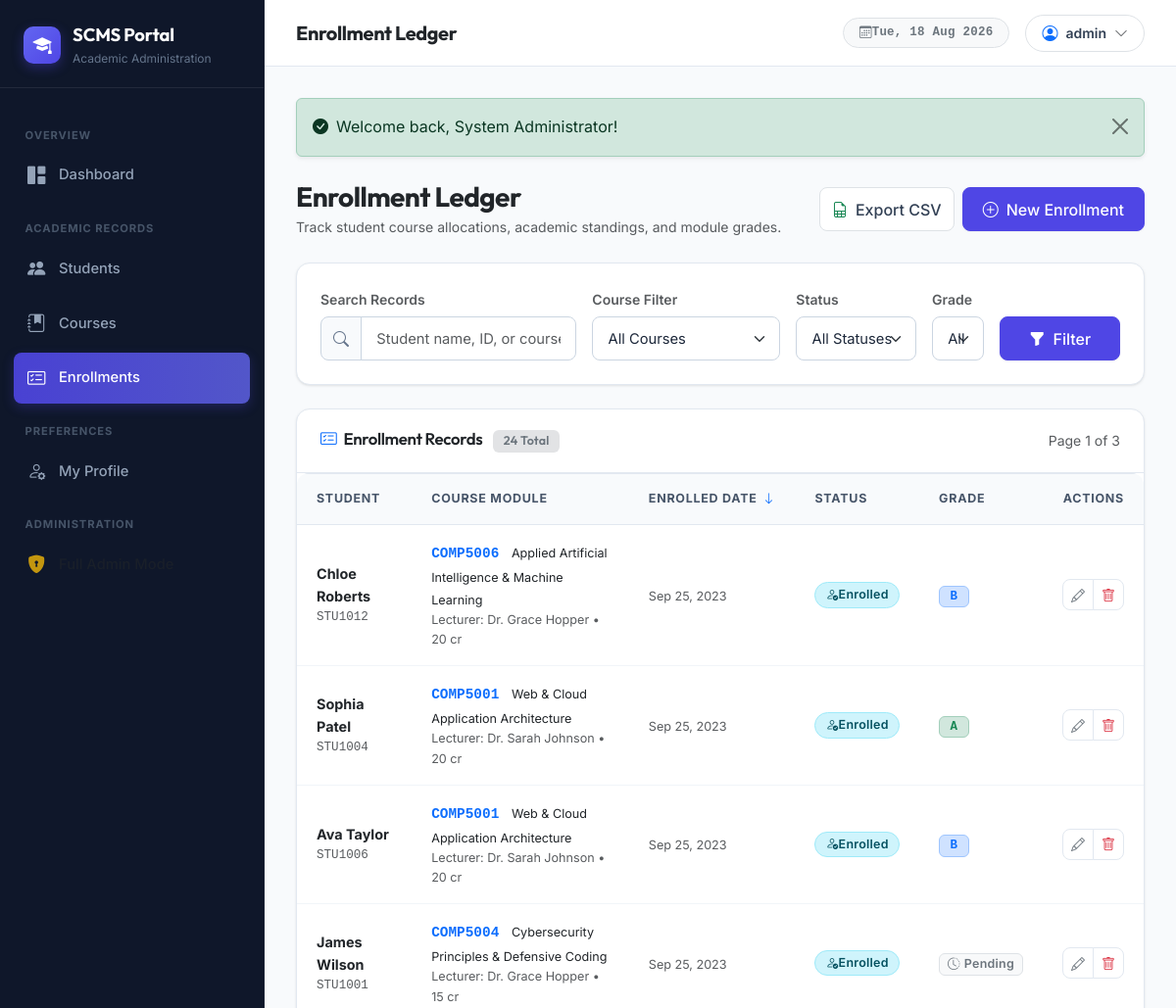
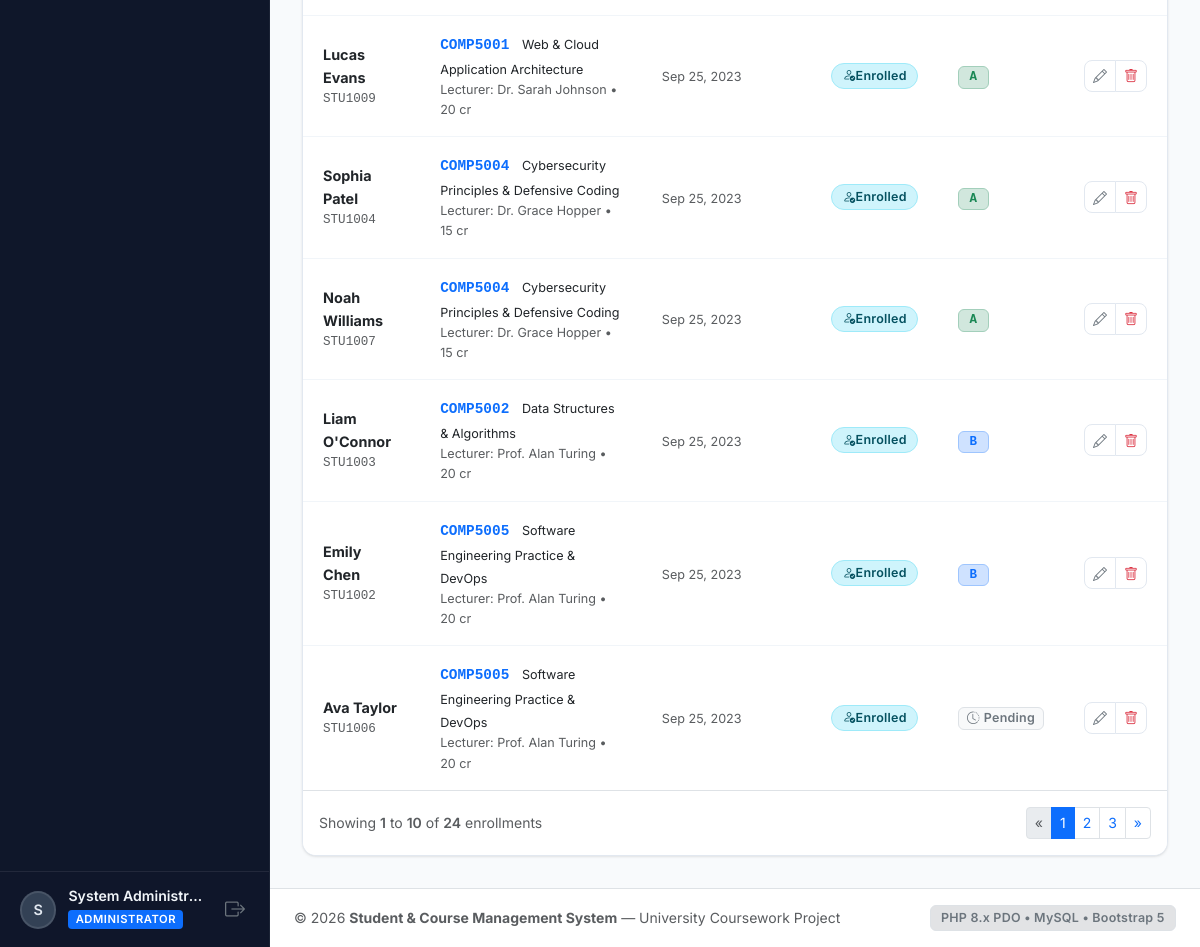
Screenshot of /enrollments/list.php (signed in) with the database file from the repository (2 pictures, top to bottom).
### tables this page shows
CREATE TABLE IF NOT EXISTS enrollments (
    id INT AUTO_INCREMENT PRIMARY KEY,
    student_id INT NOT NULL,
    course_id INT NOT NULL,
    enrollment_date DATE NOT NULL,
    grade VARCHAR(2) NULL,
    status ENUM('enrolled','completed','dropped') NOT NULL DEFAULT 'enrolled',
    created_at TIMESTAMP DEFAULT CURRENT_TIMESTAMP,
    updated_at TIMESTAMP DEFAULT CURRENT_TIMESTAMP ON UPDATE CURRENT_TIMESTAMP,
    UNIQUE KEY unique_enrollment (student_id, course_id),
    INDEX idx_enrollment_student (student_id),
    INDEX idx_enrollment_course (course_id),
    CONSTRAINT fk_enrollments_student FOREIGN KEY (student_id) REFERENCES students(id) ON DELETE CASCADE,
    CONSTRAINT fk_enrollments_course FOREIGN KEY (course_id) REFERENCES courses(id) ON DELETE CASCADE
);

CREATE TABLE IF NOT EXISTS students (
    id INT AUTO_INCREMENT PRIMARY KEY,
    student_number VARCHAR(20) NOT NULL UNIQUE,
    first_name VARCHAR(50) NOT NULL,
    last_name VARCHAR(50) NOT NULL,
    email VARCHAR(100) NOT NULL UNIQUE,
    phone VARCHAR(20) NULL,
    date_of_birth DATE NULL,
    address VARCHAR(255) NULL,
    enrollment_date DATE NOT NULL,
    status ENUM('active','inactive','graduated') NOT NULL DEFAULT 'active',
    created_at TIMESTAMP DEFAULT CURRENT_TIMESTAMP,
    updated_at TIMESTAMP DEFAULT CURRENT_TIMESTAMP ON UPDATE CURRENT_TIMESTAMP
);

CREATE TABLE IF NOT EXISTS courses (
    id INT AUTO_INCREMENT PRIMARY KEY,
    course_code VARCHAR(20) NOT NULL UNIQUE,
    course_name VARCHAR(100) NOT NULL,
    description TEXT NULL,
    credits INT NOT NULL DEFAULT 3,
    capacity INT NOT NULL DEFAULT 30,
    lecturer_id INT NULL,
    created_at TIMESTAMP DEFAULT CURRENT_TIMESTAMP,
    updated_at TIMESTAMP DEFAULT CURRENT_TIMESTAMP ON UPDATE CURRENT_TIMESTAMP,
    INDEX idx_course_lecturer (lecturer_id),
    CONSTRAINT fk_courses_lecturer FOREIGN KEY (lecturer_id) REFERENCES users(id) ON DELETE SET NULL
);

CREATE TABLE IF NOT EXISTS users (
    id INT AUTO_INCREMENT PRIMARY KEY,
    username VARCHAR(50) NOT NULL UNIQUE,
    password VARCHAR(255) NOT NULL,
    full_name VARCHAR(100) NOT NULL,
    email VARCHAR(100) NOT NULL UNIQUE,
    role ENUM('admin','lecturer') NOT NULL DEFAULT 'lecturer',
    created_at TIMESTAMP DEFAULT CURRENT_TIMESTAMP
);

### enrollments/list.php (the view, shortened to what the rows shown need)
<?php
require_once __DIR__ . '/../includes/header.php';
$pdo = get_db();
$sort_by = trim($_GET['sort'] ?? 'enrolled_date');
$sort_order = strtoupper(trim($_GET['order'] ?? 'DESC')) === 'ASC' ? 'ASC' : 'DESC';
$current_page = max(1, (int)($_GET['page'] ?? 1));
$per_page = 10;
$allowed_sorts = [
    'student'       => 's.last_name',
    'student_num'   => 's.student_number',
    'course'        => 'c.course_code',
    'enrolled_date' => 'e.enrollment_date',
    'status'        => 'e.status',
    'grade'         => 'e.grade',
    'created_at'    => 'e.created_at'
];
$order_clause = $allowed_sorts[$sort_by] ?? 'e.created_at';
$where_clauses = [];
$params = [];
$where_sql = !empty($where_clauses) ? ' WHERE ' . implode(' AND ', $where_clauses) : '';
$count_query = "
    SELECT COUNT(*)
    FROM enrollments e
    INNER JOIN students s ON e.student_id = s.id
    INNER JOIN courses c ON e.course_id = c.id
    {$where_sql}
";
$count_stmt = $pdo->prepare($count_query);
$count_stmt->execute($params);
$total_enrollments = (int)$count_stmt->fetchColumn();
$pagination = paginate($total_enrollments, $per_page, $current_page);
$data_query = "
    SELECT
        e.*,
        s.student_number,
        s.first_name,
        s.last_name,
        s.email AS student_email,
        c.course_code,
        c.course_name,
        c.credits,
        u.full_name AS lecturer_name
    FROM enrollments e
    INNER JOIN students s ON e.student_id = s.id
    INNER JOIN courses c ON e.course_id = c.id
    LEFT JOIN users u ON c.lecturer_id = u.id
    {$where_sql}
    ORDER BY {$order_clause} {$sort_order}
    LIMIT :limit OFFSET :offset
";
$stmt = $pdo->prepare($data_query);
$stmt->bindValue(':limit', $pagination['per_page'], PDO::PARAM_INT);
$stmt->bindValue(':offset', $pagination['offset'], PDO::PARAM_INT);
$stmt->execute();
$enrollments = $stmt->fetchAll();
function enr_sort_url(string $col, string $current_col, string $current_order): string {
    $params = $_GET;
    $params['sort'] = $col;
    $params['order'] = ($current_col === $col && $current_order === 'ASC') ? 'DESC' : 'ASC';
    $params['page'] = 1;
    return '?' . http_build_query($params);
}
?>
<div class="card">
    <div class="table-responsive">
        <table class="table custom-table">
            <thead>
                <tr>
                    <th>
                        <a href="<?= e(enr_sort_url('student', $sort_by, $sort_order)) ?>">
                            Student
                        </a>
                    </th>
                    <th>
                        <a href="<?= e(enr_sort_url('course', $sort_by, $sort_order)) ?>">
                            Course Module
                        </a>
                    </th>
                    <th>
                        <a href="<?= e(enr_sort_url('enrolled_date', $sort_by, $sort_order)) ?>">
                            Enrolled Date
                            <?php if ($sort_by === 'enrolled_date'): ?>
                                <i class="bi bi-arrow-<?= $sort_order === 'ASC' ? 'up' : 'down' ?> text-primary"></i>
                            <?php endif; ?>
                        </a>
                    </th>
                    <th>
                        <a href="<?= e(enr_sort_url('status', $sort_by, $sort_order)) ?>">
                            Status
                        </a>
                    </th>
                    <th>
                        <a href="<?= e(enr_sort_url('grade', $sort_by, $sort_order)) ?>">
                            Grade
                        </a>
                    </th>
                    <th class="text-end">Actions</th>
                </tr>
            </thead>
            <tbody>
                <?php if (empty($enrollments)): ?>
                    <tr>
                        <td colspan="6">
                            <div class="empty-state">
                                <div class="empty-state-icon">
                                    <i class="bi bi-card-heading"></i>
                                </div>
                                <h6 class="empty-state-title">No Enrollments Found</h6>
                                <p class="empty-state-desc">No enrollment records matched the selected query parameters.</p>
                                <?php if (is_admin()): ?>
                                    <a href="<?= e(get_app_url('enrollments/add.php')) ?>" class="btn btn-sm btn-primary">
                                        <i class="bi bi-plus-circle me-1"></i> Enroll Student
                                    </a>
                                <?php endif; ?>
                            </div>
                        </td>
                    </tr>
                <?php else: ?>
                    <?php foreach ($enrollments as $enr): ?>
                        <tr>
                            <td>
                                <div>
                                    <a href="<?= e(get_app_url('students/view.php?id=' . $enr['student_id'])) ?>" class="fw-bold text-dark text-decoration-none">
                                        <?= e($enr['first_name'] . ' ' . $enr['last_name']) ?>
                                    </a>
                                </div>
                                <div class="small text-muted font-monospace">
                                    <?= e($enr['student_number']) ?>
                                </div>
                            </td>
                            <td>
                                <div>
                                    <a href="<?= e(get_app_url('courses/view.php?id=' . $enr['course_id'])) ?>" class="fw-bold text-primary font-monospace text-decoration-none">
                                        <?= e($enr['course_code']) ?>
                                    </a>
                                    <span class="text-dark small ms-1"><?= e($enr['course_name']) ?></span>
                                </div>
                                <div class="small text-muted">
                                    Lecturer: <?= e($enr['lecturer_name'] ?: 'Unassigned') ?> &bull; <?= e($enr['credits']) ?> cr
                                </div>
                            </td>
                            <td>
                                <span class="text-muted small"><?= date('M d, Y', strtotime($enr['enrollment_date'])) ?></span>
                            </td>
                            <td>
                                <?= render_status_badge($enr['status']) ?>
                            </td>
                            <td>
                                <?= render_grade_badge($enr['grade']) ?>
                            </td>
                            <td class="text-end">
                                <div class="btn-group" role="group">
                                    <a href="<?= e(get_app_url('enrollments/edit.php?id=' . $enr['id'])) ?>"
                                       class="btn btn-sm btn-light btn-action text-secondary"
                                       title="Edit Grade & Status">
                                        <i class="bi bi-pencil"></i>
                                    </a>
                                    <?php if (is_admin()): ?>
                                    <button type="button"
                                            class="btn btn-sm btn-light btn-action text-danger delete-btn"
                                            data-id="<?= e($enr['id']) ?>"
                                            data-name="<?= e($enr['first_name'] . ' ' . $enr['last_name'] . ' from ' . $enr['course_code']) ?>"
                                            data-action="<?= e(get_app_url('enrollments/delete.php')) ?>"
                                            title="Drop Enrollment">
                                        <i class="bi bi-trash"></i>
                                    </button>
                                    <?php endif; ?>
                                </div>
                            </td>
                        </tr>
                    <?php endforeach; ?>
                <?php endif; ?>
            </tbody>
        </table>
    </div>
</div>
<?php require_once __DIR__ . '/../includes/footer.php'; ?>

### includes/functions.php (shortened to what the rows shown need)
<?php
function e($value): string {
    return htmlspecialchars((string)($value ?? ''), ENT_QUOTES | ENT_SUBSTITUTE, 'UTF-8');
}
function render_status_badge(string $status): string {
    $status_clean = strtolower(trim($status));
    $badge_map = [
        'active'    => ['bg' => 'bg-success-subtle text-success border border-success-subtle', 'label' => 'Active', 'icon' => 'bi-check-circle'],
        'inactive'  => ['bg' => 'bg-warning-subtle text-warning-emphasis border border-warning-subtle', 'label' => 'Inactive', 'icon' => 'bi-dash-circle'],
        'graduated' => ['bg' => 'bg-primary-subtle text-primary border border-primary-subtle', 'label' => 'Graduated', 'icon' => 'bi-mortarboard'],
        'enrolled'  => ['bg' => 'bg-info-subtle text-info-emphasis border border-info-subtle', 'label' => 'Enrolled', 'icon' => 'bi-person-check'],
        'completed' => ['bg' => 'bg-success-subtle text-success border border-success-subtle', 'label' => 'Completed', 'icon' => 'bi-trophy'],
        'dropped'   => ['bg' => 'bg-danger-subtle text-danger border border-danger-subtle', 'label' => 'Dropped', 'icon' => 'bi-x-circle'],
    ];
    $config = $badge_map[$status_clean] ?? ['bg' => 'bg-secondary-subtle text-secondary border border-secondary-subtle', 'label' => ucfirst($status), 'icon' => 'bi-circle'];
    return sprintf(
        '<span class="badge %s px-2.5 py-1.5 rounded-pill d-inline-flex align-items-center gap-1.5"><i class="bi %s"></i> %s</span>',
        $config['bg'],
        $config['icon'],
        e($config['label'])
    );
}
function render_grade_badge(?string $grade): string {
    if (empty($grade)) {
        return '<span class="badge bg-light text-secondary border px-2 py-1"><i class="bi bi-clock-history me-1"></i>Pending</span>';
    }
    $grade_clean = strtoupper(trim($grade));
    $style = match(substr($grade_clean, 0, 1)) {
        'A' => 'bg-success-subtle text-success border border-success-subtle font-monospace fw-bold',
        'B' => 'bg-primary-subtle text-primary border border-primary-subtle font-monospace fw-bold',
        'C' => 'bg-info-subtle text-info-emphasis border border-info-subtle font-monospace fw-bold',
        'D' => 'bg-warning-subtle text-warning-emphasis border border-warning-subtle font-monospace fw-bold',
        'F' => 'bg-danger-subtle text-danger border border-danger-subtle font-monospace fw-bold',
        default => 'bg-secondary-subtle text-secondary border border-secondary-subtle font-monospace',
    };
    return sprintf('<span class="badge %s px-2.5 py-1 rounded">%s</span>', $style, e($grade_clean));
}

### rows the page displays
enrollments: student.last_name "Chloe Roberts", student.student_number "STU1012", course.course_code "COMP5006", course.course_name "Applied Artificial Intelligence & Machine Learning", users.full_name "Dr. Grace Hopper", course.credits "20", enrollment_date "Sep 25, 2023", status "Enrolled", grade "B"
enrollments: student.last_name "Sophia Patel", student.student_number "STU1004", course.course_code "COMP5001", course.course_name "Web & Cloud Application Architecture", users.full_name "Dr. Sarah Johnson", course.credits "20", enrollment_date "Sep 25, 2023", status "Enrolled", grade "A"
enrollments: student.last_name "Ava Taylor", student.student_number "STU1006", course.course_code "COMP5001", course.course_name "Web & Cloud Application Architecture", users.full_name "Dr. Sarah Johnson", course.credits "20", enrollment_date "Sep 25, 2023", status "Enrolled", grade "B"
enrollments: student.last_name "James Wilson", student.student_number "STU1001", course.course_code "COMP5004", course.course_name "Cybersecurity Principles & Defensive Coding", users.full_name "Dr. Grace Hopper", course.credits "15", enrollment_date "Sep 25, 2023", status "Enrolled", shows "Pending"
enrollments: student.last_name "Lucas Evans", student.student_number "STU1009", course.course_code "COMP5001", course.course_name "Web & Cloud Application Architecture", users.full_name "Dr. Sarah Johnson", course.credits "20", enrollment_date "Sep 25, 2023", status "Enrolled", grade "A"
enrollments: student.last_name "Sophia Patel", student.student_number "STU1004", course.course_code "COMP5004", course.course_name "Cybersecurity Principles & Defensive Coding", users.full_name "Dr. Grace Hopper", course.credits "15", enrollment_date "Sep 25, 2023", status "Enrolled", grade "A"
enrollments: student.last_name "Noah Williams", student.student_number "STU1007", course.course_code "COMP5004", course.course_name "Cybersecurity Principles & Defensive Coding", users.full_name "Dr. Grace Hopper", course.credits "15", enrollment_date "Sep 25, 2023", status "Enrolled", grade "A"
enrollments: student.last_name "Liam O'Connor", student.student_number "STU1003", course.course_code "COMP5002", course.course_name "Data Structures & Algorithms", users.full_name "Prof. Alan Turing", course.credits "20", enrollment_date "Sep 25, 2023", status "Enrolled", grade "B"
enrollments: student.last_name "Emily Chen", student.student_number "STU1002", course.course_code "COMP5005", course.course_name "Software Engineering Practice & DevOps", users.full_name "Prof. Alan Turing", course.credits "20", enrollment_date "Sep 25, 2023", status "Enrolled", grade "B"
enrollments: student.last_name "Ava Taylor", student.student_number "STU1006", course.course_code "COMP5005", course.course_name "Software Engineering Practice & DevOps", users.full_name "Prof. Alan Turing", course.credits "20", enrollment_date "Sep 25, 2023", status "Enrolled", shows "Pending"

### other values shown
substr($current_user['full_name'] ?? 'U', 0, 1) "S"
$current_user['full_name'] "System Administr…"
$page_title "Enrollment Ledger"
$current_user['username'] "admin"
$text "Welcome back, System Administrator!"
$total_enrollments "24"
$pagination['current_page'] "1"
$pagination['total_pages'] "3"
$pagination['offset'] + 1 "1"
